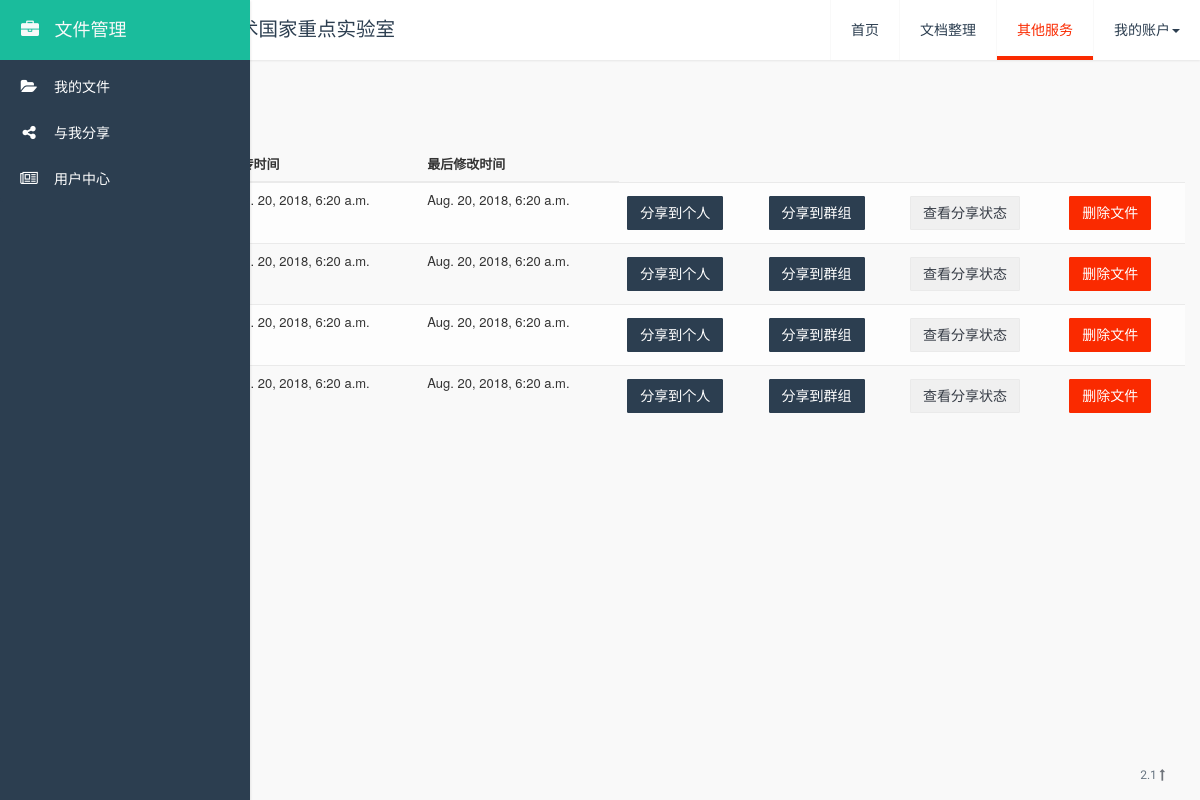
Screenshot of /user/ (signed in) with the database file from the repository.
### user/models.py (models this page shows, shortened)
class File(models.Model):
    gu_id = models.UUIDField(default=uuid.uuid4, null=False, auto_created=True, editable=False, primary_key=True)
    owner = models.ForeignKey(User, on_delete=models.CASCADE, related_name='file_owner')
    path = models.FileField(upload_to='user_files/')
    filename = models.CharField(max_length=255)
    total_page = models.PositiveIntegerField(default=0)
    date_uploaded = models.DateTimeField('date file uploaded', auto_now_add=True)
    last_modified = models.DateTimeField('date last modified', auto_now=True)

### user/views.py (the view)
@login_required(login_url='/user/login/')
def file_management(request):
    user = request.user
    files = File.objects.filter(owner=user).order_by('-date_uploaded')  # default order by file upload time
    if files.exists():
        msg_code = 0
    else:
        msg_code = 1
    context = {
        'user': user,
        'files': files,
        'msg': msg_code,
        'order': 0,   # upload_time
    }
    return render(request, 'file/file_management.html', context)

### user/templates/file/file_management.html (shortened to what this page needs)
<!DOCTYPE html>
<html lang="en">
<head>
</head>
<body>
    {% extends 'file/file_base.html' %}
    {% block main_body %}
        <div class="side-body">
            <ul class="nav nav-pills" style="margin-bottom: 10px;">
                 <li role="presentation" class="active"><a href="{% url 'user:file_management' %}">文件列表</a></li>
                 <li role="presentation"><a href="{% url 'user:file_upload' %}">上传文件</a ></li>
            </ul>
            {% if order == 0 %}
                <div class="selectBox">
                    <label>文件排序</label>
                    <label>
                    </label>
                </div>
            {% endif %}
            {% if msg == 0 %}
                <table class="table table-striped">
                    <thead>
                    <tr>
                        <th scope="col"> 文件名 </th>
                        <th scope="col"> 上传者 </th>
                        <th scope="col"> 上传时间 </th>
                        <th scope="col"> 最后修改时间 </th>
                    </tr>
                    </thead>
                    {% for file in files %}
                        <tr id={{  file.gu_id }} oncontextmenu="select_file(this)">
                            <td>{{ file.filename }}</td>
                            <td>{{ file.owner.username }}</td>
                            <td>{{ file.date_uploaded }}</td>
                            <td>{{ file.last_modified }}</td>
                            <td>
                                <button type="button" class="btn btn-primary" data-toggle="modal" data-target="#share_file_modal"
                                id={{ file.gu_id }} onclick="select_file(this)">
                                    分享到个人
                                </button>
                            </td>
                            <td>
                                <button type="button" class="btn btn-primary" data-toggle="modal" data-target="#share_file_group_modal"
                                id={{ file.gu_id }} onclick="select_file(this)">
                                    分享到群组
                                </button>
                            </td>
                            <td>
                                <button type="button" class="btn btn-default">
                                    <a href="{% url 'user:share_status_management' file.gu_id %}"> 查看分享状态 </a>
                                </button>
                            </td>
                            <td>
                                <button type="button" class="btn btn-danger" data-toggle="modal" data-target="#delete_file_modal"
                                id="{{ file.gu_id }}" onclick="select_file(this)">
                                    删除文件
                                </button>
                            </td>
                        </tr>
                    {% endfor %}
                </table>
            {% endif %}
        <br>
        </div>
    {% endblock %}

### user/static/css/style.css (style rules this page uses)
html { height: 100%; }
body { padding-top: 0px; height: 100%; position: relative; font-size: 13px; }
* { outline: none; }
a { text-decoration: none; }
.app-container .content-container .side-body { padding-top: 70px; }
.app-container .side-body { margin-left: 75px; margin-right: 15px; -webkit-transition: all 0.25s; transition: all 0.25s; }
.btn { margin-top: 5px; margin-bottom: 5px; border-radius: 1px; border-width: 1px; font-family: 'Roboto Condensed', sans-serif; }

### user/static/css/themes/flat-green.css (style rules this page uses)
.flat-green { background-color: #F9F9F9; }
.flat-green a { color: #363c46; }
.flat-green .btn.btn-default { background-color: #F0F0F0; border-color: #EAEAEA; }
.flat-green .btn.btn-primary { background-color: #2C3E50; color: #FFF; border-color: #2C3E50; }
.flat-green .btn.btn-danger { background-color: #FA2A00; color: #FFF; border-color: #FA2A00; }
.flat-green .table > tbody > tr > td, .flat-green .table > tbody > tr > th, .flat-green .table > tfoot > tr > td, .flat-green .table > tfoot > tr > th { border-color: #EAEAEA; }
.flat-green .table > thead > tr > th { border-color: #EAEAEA; }
.flat-green .table.table-striped > tbody > tr:nth-of-type(odd) { background-color: #FDFDFD; }

### rows the page displays
File: date_uploaded "Aug. 20, 2018, 6:20 a.m.", last_modified "Aug. 20, 2018, 6:20 a.m."
File: date_uploaded "Aug. 20, 2018, 6:20 a.m.", last_modified "Aug. 20, 2018, 6:20 a.m."
File: date_uploaded "Aug. 20, 2018, 6:20 a.m.", last_modified "Aug. 20, 2018, 6:20 a.m."
File: date_uploaded "Aug. 20, 2018, 6:20 a.m.", last_modified "Aug. 20, 2018, 6:20 a.m."
